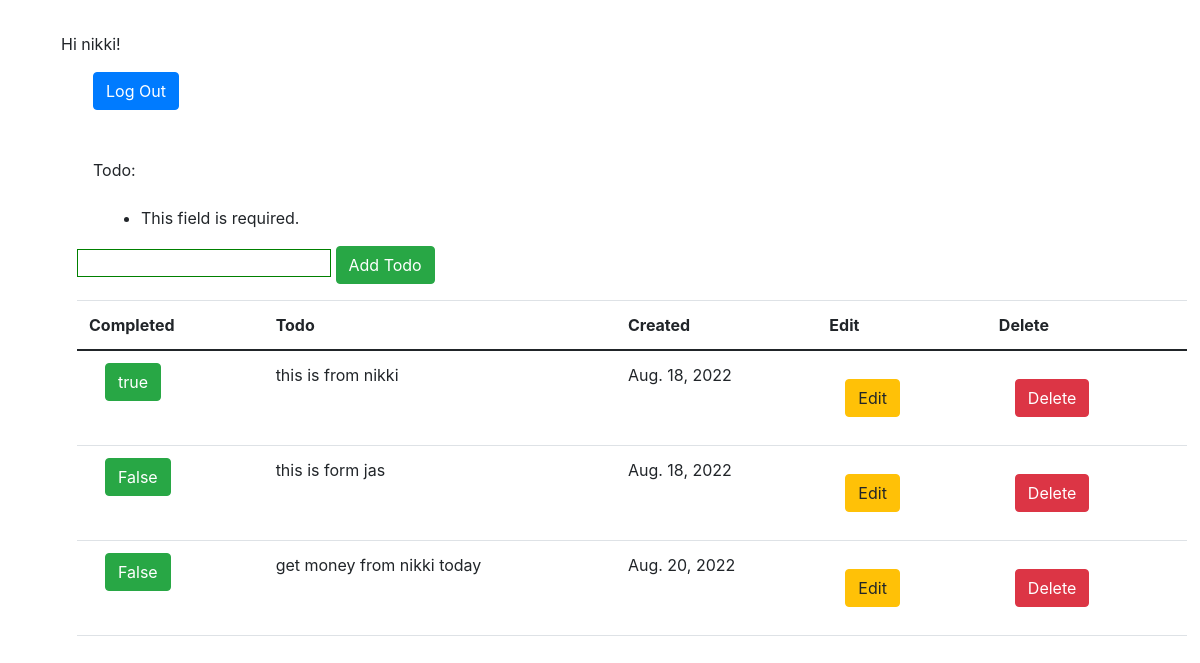
Screenshot of /logged_in/ (signed in) with the database file from the repository.
### mysite/models.py (models this page shows)
class ToDo(models.Model):
    def __str__(self):
        return self.todo
    user = models.ForeignKey(User, on_delete=models.CASCADE)
    todo = models.CharField(max_length=250)
    created = models.DateField(default=datetime.now().date())
    completed = models.CharField(max_length=10, default=False)

### mysite/views.py (the view)
# urls.py: path('logged_in/', views.logged_in, name='logged_in'),
def logged_in(request):
    user = request.user
    item_list = ToDo.objects.filter(user=user)
    form = ToDoForm(request.POST)
    if form.is_valid():
        user = form.save(commit=False)
        user.user = request.user
        form.save()
        return redirect('logged_in')
    return render(request, 'mysite/logged_in.html', {'form': form, 'item_list': item_list})

### mysite/forms.py
class ToDoForm(forms.ModelForm):
    class Meta:
        model = ToDo
        fields = {
            'todo'
        }

### mysite/templates/mysite/logged_in.html (shortened to what this page needs)
{% extends 'mysite/base.html' %}
{% load static %}
{% block body %}
<div class="container">
    <div class="row">
        <div class="col-md-12">
            {% if user.is_authenticated %}
            Hi {{ user.username }}!
            <p><a href="{% url 'logout' %}" class="btn btn-primary">Log Out</a></p>
          {% else %}
            <p>You are not logged in</p>
            <a href="{% url 'login' %}" class="btn btn-primary">Log In</a>
          {% endif %}
          <form method="post" id="todo_form" action="{% url 'logged_in' %}">
               {{ form}}
               <button type="submit" class="btn btn-success" >Add Todo</button>
          </form>
          {% if item_list %}
          <table class="table">
              <thead>
                <tr>
                  <th>Completed</th>
                  <th scope="col">Todo</th>
                  <th scope="col">Created</th>
                  <th scope="col">Edit</th>
                  <th scope="col">Delete</th>
                </tr>
              </thead>
              <tbody>
                  {% for item in item_list %}
                <tr>
                  <td scope="row">
                      {% if item.completed and item.id == item.id %}
                      <a href="{% url 'completed' item.id %}"><button class="btn btn-success">{{item.completed }}</button> </a>
                        {% else %}
                         this is not completed
                      {%endif%}
                  <td>{{ item }}</td>
                  <td>{{ item.created }}</td>
                  <td><a href="{% url 'edit' item.id %}" class="btn btn-warning">Edit</a></td>
                  <td><a href="{% url 'delete' item.id %}" class="btn btn-danger">Delete</a></td>
                </tr>
                {%endfor %}
              </tbody>
            </table>
          {% else %}
          <p>You have no Todo's yet.</p>
          {% endif %}
        </div>
    </div>
</div>
{% endblock %}

### mysite/static/mysite/style.css (style rules this page uses)
* { margin: 1rem; box-sizing: border-box; border: 0; }
#id_todo, #id_first_name, #id_password1, #id_password2, #id_username, #id_last_name, #id_email { border: 1px solid green; }

### rows the page displays
ToDo: completed "true", todo "this is from nikki", created "Aug. 18, 2022"
ToDo: completed "False", todo "this is form jas", created "Aug. 18, 2022"
ToDo: completed "False", todo "get money from nikki today", created "Aug. 20, 2022"

### other values shown
{{ user.username }} "nikki"
